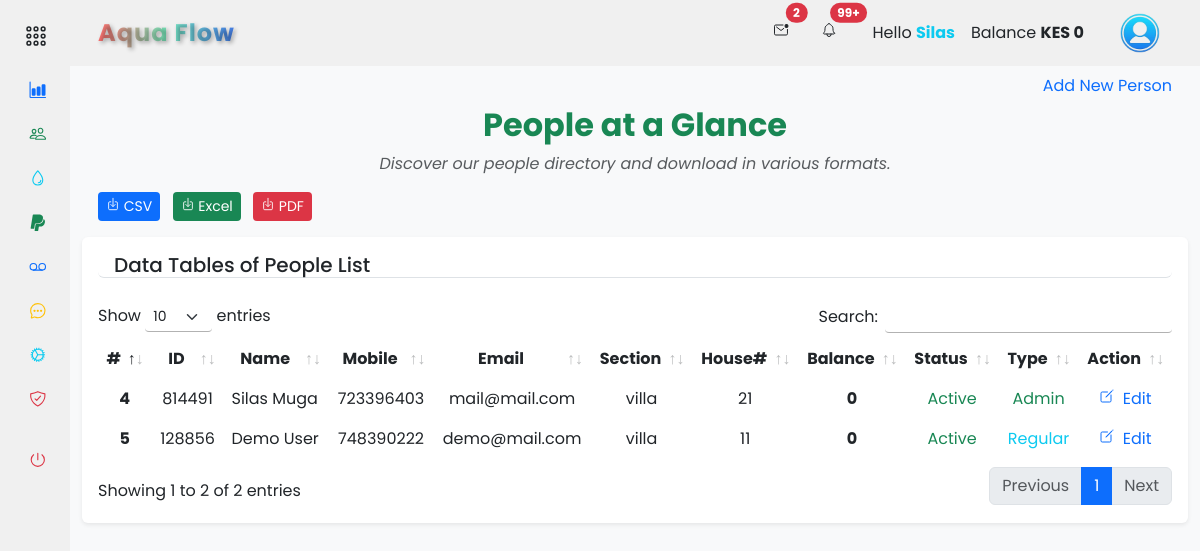
Screenshot of /accounts/people/people_list (signed in) with the database file from the repository.
### app/backend/database/models.py (models this page shows, shortened)
class Settings(db.Model):
    id = db.Column(db.Integer, primary_key=True)
    company_name = db.Column(db.String(255))
    unit_price = db.Column(db.Float)
    service_fee = db.Column(db.Float)
    house_sections = db.Column(db.String(255))
    bank_name = db.Column(db.String(255))
    paybill = db.Column(db.Integer)
    account_number = db.Column(db.Integer)
    contact_number = db.Column(db.String(20))

class User(db.Model, UserMixin):
    id = db.Column(db.Integer, primary_key=True)
    mobile_number = db.Column(db.String(20), unique=True, nullable=False)
    password_hash = db.Column(db.String(128), nullable=False)
    first_name = db.Column(db.String(50))
    last_name = db.Column(db.String(50))
    email = db.Column(db.String(120))
    house_section = db.Column(db.String(50))
    house_number = db.Column(db.String(20))
    profile_image = db.Column(db.String(255))
    is_active = db.Column(db.Boolean, default=True)
    is_admin = db.Column(db.Boolean, default=False)
    balance = db.Column(db.Float, default=0)
    unique_user_id = db.Column(db.String(6), unique=True, nullable=True)
    last_login = db.Column(db.DateTime)
    last_logout = db.Column(db.DateTime)
    meter_readings = db.relationship('MeterReading', backref='user', lazy=True)
    payments = db.relationship('Payment', backref='user', lazy=True)

### app/backend/accounts/people/routes.py (the view)
@people_bp.route('/people_list', methods=['GET', 'POST'])
@login_required
def people_list():
    if current_user.is_authenticated:
        people_list = User.query.all()
        add_form = AddUserForm()
        house_sections = []
        settings = Settings.query.first()
        if settings:
            house_sections = [(section, section) for section in settings.house_sections.split(',')]
        return render_template('accounts/people_list.html', people_list=people_list, house_sections=house_sections, form=add_form, hide_footer=True)
    else:
        return redirect(url_for('auth.login'))

### app/frontend/templates/accounts/people_list.html (shortened to what this page needs)
{% extends "base.html" %} {% block content %}
<section class="container-fluid">
  <ul class="nav nav-pills justify-content-end border-0">
    <li type="button" class="nav-item">
      <a
        class="nav-link"
        data-bs-toggle="modal"
        data-bs-target="#addNewPersonModal"
        >Add New Person</a
      >
    </li>
  </ul>
  <div class="text-center">
    <h2 class="fw-bold text-success mb-2">People at a Glance</h2>
    <p class="text-muted fst-italic">
      Discover our people directory and download in various formats.
    </p>
  </div>
  <div class="row">
    <div class="col-md-12">
      <div class="float-start ms-3">
        <form
          action="{{ url_for('accounts.people.download_users') }}"
          method="get"
          class="d-inline"
        >
          <button
            type="submit"
            class="btn btn-sm me-2 btn-primary"
            name="format"
            value="csv"
          >
            <ion-icon name="download-outline"></ion-icon> CSV
          </button>
        </form>
        <form
          action="{{ url_for('accounts.people.download_users') }}"
          method="get"
          class="d-inline"
        >
          <button
            type="submit"
            class="btn btn-sm me-2 btn-success"
            name="format"
            value="excel"
          >
            <ion-icon name="download-outline"></ion-icon> Excel
          </button>
        </form>
        <form
          action="{{ url_for('accounts.people.download_users') }}"
          method="get"
          class="d-inline"
        >
          <button
            type="submit"
            class="btn btn-sm me-2 btn-danger"
            name="format"
            value="pdf"
          >
            <ion-icon name="download-outline"></ion-icon> PDF
          </button>
        </form>
      </div>
    </div>
  </div>
  <div class="col-md-12">
    <div class="card border-0 shadow-sm mt-3 mb-3">
      <div class="card-body">
        <h5 class="card-title border-bottom rounded mb-4 px-3">
          Data Tables of People List
        </h5>
        <div class="table-responsive">
          <table
            class="table table-borderless text-center data-table"
            style="width: 100%"
          >
            <thead>
              <tr>
                <th scope="col">#</th>
                <th scope="col">ID</th>
                <th scope="col">Name</th>
                <th scope="col">Mobile</th>
                <th scope="col">Email</th>
                <th scope="col">Section</th>
                <th scope="col">House#</th>
                <th scope="col">Balance</th>
                <th scope="col">Status</th>
                <th scope="col">Type</th>
                <th scope="col">Action</th>
              </tr>
            </thead>
            <tbody>
              {% for person in people_list %}
              <tr>
                <th scope="row">{{ person.id }}</th>
                <td>{{ person.unique_user_id }}</td>
                <td class="text-start">
                  {{ person.first_name.title() ~ " " ~ person.last_name.title()
                  }}
                </td>
                <td>{{ person.mobile_number }}</td>
                <td>{{ person.email }}</td>
                <td>{{ person.house_section }}</td>
                <td>{{ person.house_number }}</td>
                <td
                  class="fw-bold text-center {% if person.balance > 0 %}text-success{% elif person.balance == 0 %}text-dark{% else %}text-danger{% endif %}"
                >
                  {{ "%0.0f"|format(person.balance) }}
                </td>
                <td>
                  {% if person.is_active %}<span class="text-success"
                    >Active</span
                  >{% else %}<span class="text-danger">Inactive</span>{% endif
                  %}
                </td>
                <td>
                  {% if person.is_admin %}<span class="text-success">Admin</span
                  >{% else %}<span class="text-info">Regular</span>{% endif %}
                </td>
                <td class="text-center">
                  {% if current_user.is_admin or current_user.id == person.id
                  %}<a
                    href="{{ url_for('accounts.people.edit_user', user_id=person.id) }}"
                    ><ion-icon name="create-outline" class="me-2"></ion-icon
                    >Edit</a
                  >{% else %}<span class="text-muted">No Edit Permission</span
                  >{% endif %}
                </td>
              </tr>
              {% endfor %}
            </tbody>
          </table>
        </div>
      </div>
    </div>
  </div>
</section>
{% endblock %}

### app/frontend/templates/base.html (shortened to what this page needs)
<!DOCTYPE html>
<html lang="en">
  <head>
    <link
      rel="stylesheet"
      href="{{ url_for('static', filename='css/vendor/bootstrap.min.css') }}"
    />
    <link
      rel="stylesheet"
      href="{{ url_for('static', filename='css/datatables/dataTables.bootstrap5.min.css') }}"
    />
    <link
      rel="stylesheet"
      href="{{ url_for('static', filename='css/styles.css') }}"
    />
  </head>
  <body>
    <div class="wrapper">
      {% include '/components/sidebar.html' %}
      <main class="main">
        {% include '/components/navbar.html' %}
        {% block content %}{% endblock %}
      </main>
    </div>
  </body>
</html>

### app/frontend/templates/components/sidebar.html (shortened to what this page needs)
{% if not hide_sidebar %}
<aside id="sidebar">
  <div class="sidebar-content">
    <div class="d-flex mt-2">
      <button class="toggle-btn-desktop" type="button">
        <ion-icon name="apps-outline" class="text-dark"></ion-icon>
      </button>
    </div>
    <ul class="sidebar-nav">
      <li class="sidebar-item">
        <a
          href="{{ url_for('accounts.dashboard.dashboard') }}"
          class="sidebar-link"
        >
          <ion-icon name="bar-chart" class="text-primary me-2"></ion-icon>
        </a>
      </li>
      <li class="sidebar-item">
        {% if current_user.is_admin %}
        <a
          href="{{ url_for('accounts.people.people_list') }}"
          class="sidebar-link"
        >
          <ion-icon name="people-outline" class="text-success"></ion-icon>
        </a>
        {% endif %}
      </li>
      <li class="sidebar-item">
        <a
          href="{{ url_for('accounts.records.meter_readings') }}"
          class="sidebar-link"
        >
          <ion-icon name="water-outline" class="text-info"></ion-icon>
        </a>
      </li>
      <li class="sidebar-item">
        <a
          href="{{ url_for('accounts.records.billing') }}"
          class="sidebar-link"
        >
          <ion-icon name="logo-paypal" class="text-success"></ion-icon>
        </a>
      </li>
      <li class="sidebar-item">
        <a
          href="{{ url_for('accounts.records.payments') }}"
          class="sidebar-link"
        >
          <ion-icon name="recording-outline" class="text-primary"></ion-icon>
        </a>
      </li>
      <li class="sidebar-item">
        <a
          href="{{ url_for('accounts.messages.messages') }}"
          class="sidebar-link"
        >
          <ion-icon
            name="chatbubble-ellipses-outline"
            class="text-warning"
          ></ion-icon>
        </a>
      </li>
      {% if current_user.is_admin %}
      <li class="sidebar-item">
        <a
          href="{{ url_for('accounts.settings.settings') }}"
          class="sidebar-link"
        >
          <ion-icon name="cog-outline" class="text-info"></ion-icon>
        </a>
      </li>
      {% endif %}
      <li class="sidebar-item">
        <a
          href="{{ url_for('accounts.security.security_options') }}"
          class="sidebar-link"
        >
          <ion-icon
            name="shield-checkmark-outline"
            class="text-danger"
          ></ion-icon>
        </a>
      </li>
    </ul>
    <div class="sidebar-footer">
      <a
        class="sidebar-link"
        href="{{ url_for('auth.logout') }}"
        onclick="localStorage.clear();"
      >
        <ion-icon name="power-outline" class="text-danger"></ion-icon>
      </a>
    </div>
  </div>
</aside>
{% endif %}

### app/frontend/templates/components/navbar.html (shortened to what this page needs)
{% if not hide_navbar %}
<header
  id="navbar"
  class="navbar navbar-expand-lg sticky-sm-top {% if not current_user.is_authenticated %}bg-dark{% endif %}"
>
  <div class="container-fluid">
    <a
      class="navbar-brand text-center d-flex align-items-center fw-bold ms-3 {% if not current_user.is_authenticated %}text-light{% else %}gradient-text{% endif %}"
      href="#"
    >
      {% if company_name %}{{ company_name.title() }}{% else %}ApoGen{% endif %}
    </a>
    <div class="collapse navbar-collapse" id="navbarToggler">
      <div class="d-flex align-items-center ms-auto">
         {% if current_user.is_authenticated %}
        <ul class="navbar-nav me-3">
          <li class="nav-item dropdown me-3">
            <button
              class="nav-link text-dark position-relative"
              type="button"
              data-bs-toggle="dropdown"
              aria-expanded="false"
            >
              <ion-icon name="mail-unread-outline"></ion-icon>
              <span
                class="position-absolute top-0 start-100 translate-middle badge rounded-pill bg-danger"
              >
                2 <span class="visually-hidden">unread messages</span>
              </span>
            </button>
          </li>
          <li class="nav-item dropdown me-3">
            <button
              class="nav-link text-dark position-relative"
              type="button"
              data-bs-toggle="dropdown"
              aria-expanded="false"
            >
              <ion-icon name="notifications-outline" class="me-1"></ion-icon>
              <span
                class="position-absolute top-0 start-100 translate-middle badge rounded-pill bg-danger"
              >
                99+ <span class="visually-hidden">unread messages</span>
              </span>
            </button>
          </li>
          <li class="nav-item">
            <a class="nav-link text-dark">
              Hello
              <span class="text-info fw-bold"
                >{{ current_user.first_name.title() }}</span
              >
            </a>
          </li>
          <li class="nav-item">
            <a class="nav-link text-dark">
              Balance
              <span
                class="fw-bold {% if current_user.balance > 0 %}text-success{% elif current_user.balance == 0 %}text-dark{% else %}text-danger{% endif %}"
                >KES {{ "%0.0f"|format(current_user.balance) }}</span
              >
            </a>
          </li>
        </ul>
        <div class="btn-group">
          <button
            type="button"
            class="btn navbar-brand rounded-circle border-0"
            data-bs-toggle="dropdown"
            aria-expanded="false"
          >
            {% if current_user.profile_image is not none %}
            <img
              src="{{ current_user.profile_image }}"
              alt="{{ current_user.first_name.title() }}'s Profile Image"
              class="rounded-circle img-fluid profile-image"
              style="width: 40px; height: 40px; object-fit: cover"
            />
            {% else %}
            <img
              src="{{ url_for('static', filename='images/user.png') }}"
              alt="logo image"
              height="40px"
              width="40px"
            />
            {% endif %}
          </button>
        </div>
        {% endif %}
      </div>
    </div>
  </div>
</header>
{% endif %}

### rows the page displays
Settings: title "Aqua Flow"
User: first_name "Silas", balance "0", id "4", unique_user_id "814491", first_name "Silas Muga", mobile_number "723396403", email "mail@mail.com", house_section "villa", house_number "21", is_active "Active", is_admin "Admin"
User: id "5", unique_user_id "128856", first_name "Demo User", mobile_number "748390222", email "demo@mail.com", house_section "villa", house_number "11", balance "0", is_active "Active", is_admin "Regular"
